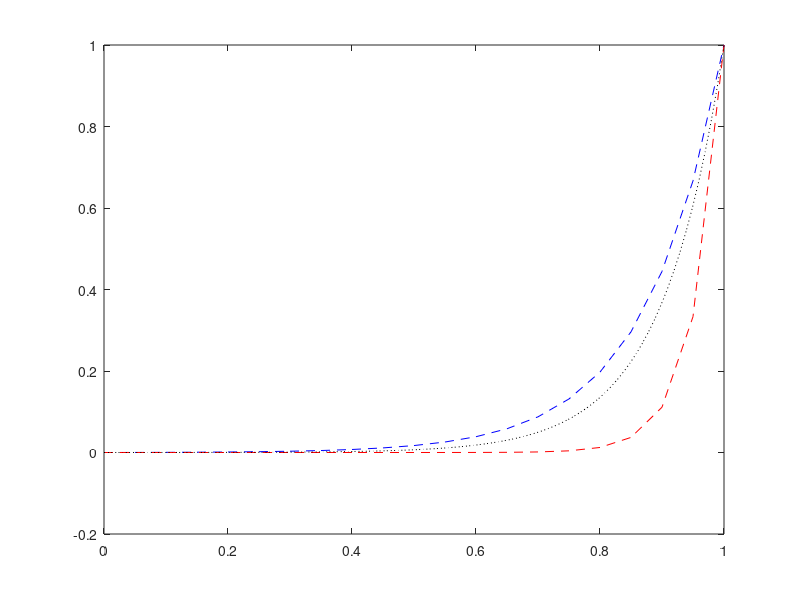

The MATLAB script that drew this image:
clear;
clc;
%Ex 4.01
c = 1;
alpha = 0.1;
M = 21;
L = 1;
dx = L/(M-1);

%swap his N for M, and his M for N

%Boundary Conditions (Dirichilet, since fixed values)
u0 = 0;
uL = 1;

%beta
beta = c*dx/alpha;

%define arrays;
x = linspace(0,L,M);
A = zeros(M,M); %for upwind scheme, UDS
D = zeros(M,M); %central differencing
b = zeros(M,1);

%for each "triplet" in each row of the matrix, except for the corners
a = [-(beta + 1), beta+2, -1]; %is upwind
d = [-(beta + 1), 2 , beta-1]; %is central differencing

%build matricies
for i =2:(M-1)
    j = (i-1):(i+1); %so can shhift the "center" of the triplet in the matrix
    A(i,j) = a; %upwind
    D(i,j) = d;%central differencing
end

%Adding Boundary Conditions
A(1,1) = 1;
A(M,M) = 1;
D(1,1) = 1;
D(M,M) = 1;

%update b vector;
b(1) = u0;
b(M) = uL;

%solve the system of equations in the matrix, where each u value in the u matrix is the value at each point of x
u = A\b; %upwind
v = D\b; %central differencing, using v for vector instead of u, but is same thing

%exact solution, to be compared to u and v
Pe = c*L/alpha;
z = linspace(0,L,100);
w = ( exp(z*Pe/L) - 1 )/( exp(Pe) - 1 );

figure;
plot(x,u,'--b')
hold on;
plot(x,v,'--r')
hold on;
plot(z,w,'k:')
hold off;
